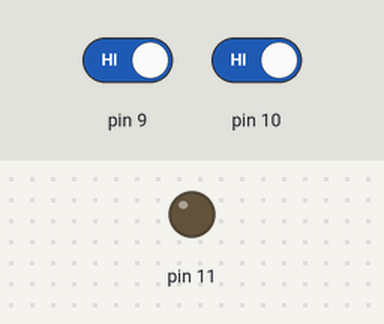
Recording of a sketch running on a simulated Arduino Uno, built with avr-gcc and run on an emulated ATmega328P. On the bench: output pins drawn as LEDs (lit = HIGH). Inputs (shaded band) come from the test bench; at power-on: pin 10 HIGH, pin 9 HIGH. What the sketch prints to the serial monitor is not drawn.

Above: at 1.2 s.
1.3 s: pin 10 driven LOW
At 3.1 s:
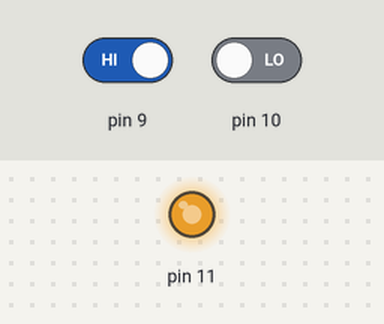
4.3 s: pin 9 driven LOW
At 4.9 s:
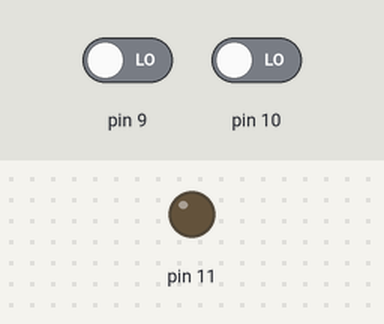
5.8 s: pin 10 driven HIGH
At 8.6 s:
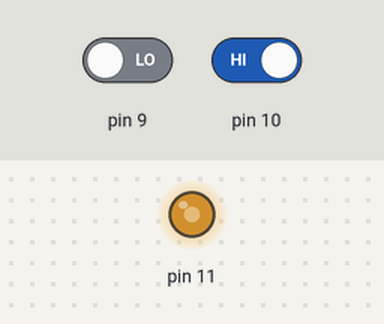
8.8 s: pin 9 driven HIGH
At 9.5 s:
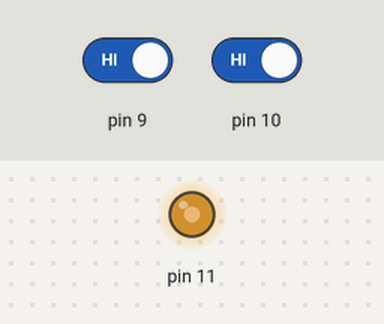
Timing chart, 0 to 11.3 s (numbered marks = the images above; inputs shaded):
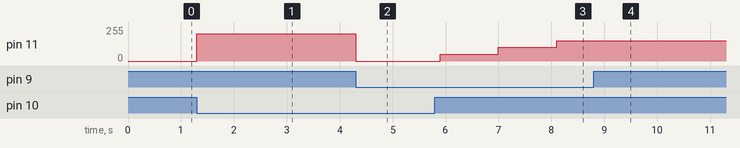

Measured:
- after the input at 1.3 s, pin 11: 0/255 → 205/255 at once
- after the input at 4.3 s, pin 11: 205/255 → 0/255 at once
- after the input at 5.8 s, pin 11: 0/255 → 51/255 after 0.10 s, → 102/255 1.1 s later, → 153/255 1.1 s later
- after the input at 8.8 s, pin 11: stays 153/255 (without the input it goes to 204/255 after 0.40 s)

The sketch:

ir_led_brightness.ino
```cpp
int c=0;
void setup() {

  Serial.begin(9600);
  pinMode(9,INPUT);
  pinMode(10,INPUT);
  pinMode(11,OUTPUT);

}

void loop() {
 while(c>=0 & c<256)
 {
  int n1=digitalRead(9);
  int n2=digitalRead(10);
  if (n1==LOW & n2==HIGH)
  {
    delay(100);
      c=c+51;
      analogWrite(11,c);
      delay(1000);
      }
  if (n2==LOW & n1==HIGH)
  {
      c=c-51;
      analogWrite(11,c);
      delay(1000);
  }
 }
 if(c>255){
  Serial.print("FULL");
  analogWrite(11,255);
  c=255;
 }
 if(c<0){
  Serial.print("Already empty");
  analogWrite(11,0);
  c=0;
 }
}
```
